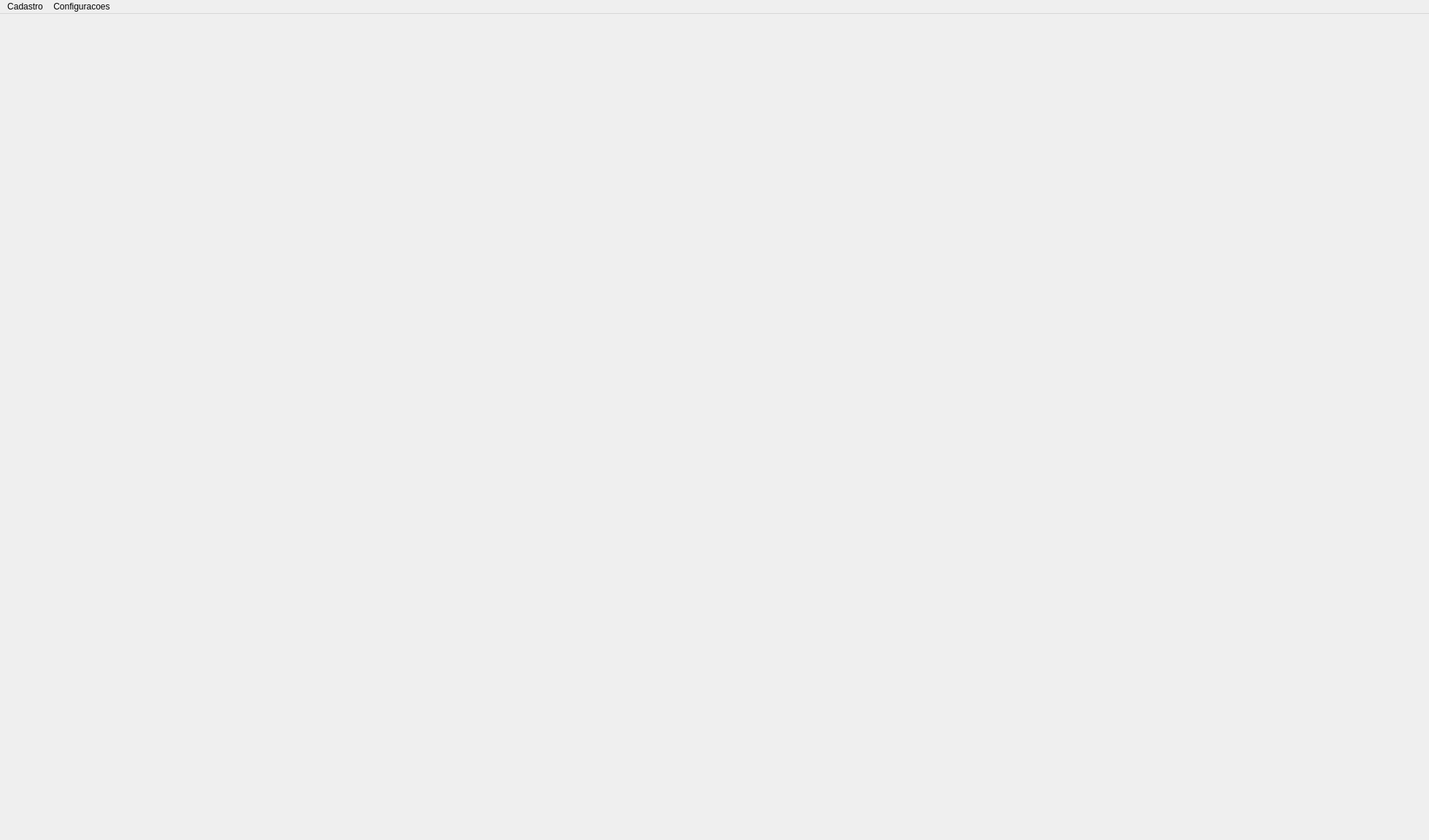
<?xml version="1.0" encoding="UTF-8"?>
<ui version="4.0">
 <class>MainWindow</class>
 <widget class="QMainWindow" name="MainWindow">
  <property name="enabled">
   <bool>true</bool>
  </property>
  <property name="geometry">
   <rect>
    <x>0</x>
    <y>0</y>
    <width>1958</width>
    <height>1151</height>
   </rect>
  </property>
  <property name="sizePolicy">
   <sizepolicy hsizetype="Ignored" vsizetype="Ignored">
    <horstretch>0</horstretch>
    <verstretch>0</verstretch>
   </sizepolicy>
  </property>
  <property name="windowTitle">
   <string>MainWindow</string>
  </property>
  <widget class="QWidget" name="centralwidget">
   <layout class="QHBoxLayout" name="horizontalLayout_2">
    <property name="spacing">
     <number>0</number>
    </property>
    <property name="leftMargin">
     <number>0</number>
    </property>
    <property name="topMargin">
     <number>0</number>
    </property>
    <property name="rightMargin">
     <number>0</number>
    </property>
    <property name="bottomMargin">
     <number>0</number>
    </property>
    <item>
     <widget class="QFrame" name="frame">
      <property name="enabled">
       <bool>true</bool>
      </property>
      <property name="sizePolicy">
       <sizepolicy hsizetype="Ignored" vsizetype="Ignored">
        <horstretch>0</horstretch>
        <verstretch>0</verstretch>
       </sizepolicy>
      </property>
      <property name="styleSheet">
       <string notr="true">color: rgb(70, 0, 0);</string>
      </property>
      <property name="frameShape">
       <enum>QFrame::NoFrame</enum>
      </property>
      <layout class="QHBoxLayout" name="horizontalLayout">
       <property name="spacing">
        <number>0</number>
       </property>
       <property name="leftMargin">
        <number>0</number>
       </property>
       <property name="topMargin">
        <number>0</number>
       </property>
       <property name="bottomMargin">
        <number>0</number>
       </property>
       <item>
        <widget class="QLabel" name="label">
         <property name="sizePolicy">
          <sizepolicy hsizetype="Ignored" vsizetype="Ignored">
           <horstretch>0</horstretch>
           <verstretch>0</verstretch>
          </sizepolicy>
         </property>
         <property name="text">
          <string/>
         </property>
         <property name="pixmap">
          <pixmap>../../../../Downloads/UpscaleImage_1_20240722.jpeg</pixmap>
         </property>
         <property name="scaledContents">
          <bool>false</bool>
         </property>
         <property name="textInteractionFlags">
          <set>Qt::NoTextInteraction</set>
         </property>
        </widget>
       </item>
      </layout>
     </widget>
    </item>
   </layout>
  </widget>
  <widget class="QMenuBar" name="menubar">
   <property name="geometry">
    <rect>
     <x>0</x>
     <y>0</y>
     <width>1958</width>
     <height>21</height>
    </rect>
   </property>
   <widget class="QMenu" name="menuCadastro">
    <property name="title">
     <string>Cadastro</string>
    </property>
    <addaction name="actionSolicitantes"/>
    <addaction name="actionConsultar_laudo_2"/>
   </widget>
   <widget class="QMenu" name="menuConfigura_es">
    <property name="title">
     <string>Configuracoes</string>
    </property>
    <addaction name="actionFatores_vari_veis"/>
    <addaction name="actionSobre"/>
   </widget>
   <addaction name="menuCadastro"/>
   <addaction name="menuConfigura_es"/>
  </widget>
  <action name="actionPropriedade">
   <property name="text">
    <string>Propriedade</string>
   </property>
  </action>
  <action name="actionAmostra">
   <property name="text">
    <string>Amostra</string>
   </property>
  </action>
  <action name="actionGerar_laudo">
   <property name="text">
    <string>Gerar laudo</string>
   </property>
  </action>
  <action name="actionConsultar_laudo">
   <property name="text">
    <string>Consultar laudo</string>
   </property>
  </action>
  <action name="actionGr_ficos">
   <property name="text">
    <string>Graficos</string>
   </property>
  </action>
  <action name="actionFatores_vari_veis">
   <property name="text">
    <string>Fatores variaveis</string>
   </property>
  </action>
  <action name="actionPessoa_F_sica">
   <property name="text">
    <string>Pessoa Física</string>
   </property>
  </action>
  <action name="actionPessoa_Jur_dica">
   <property name="text">
    <string>Pessoa Jurídica</string>
   </property>
  </action>
  <action name="actionSolicitantes">
   <property name="text">
    <string>Solicitantes</string>
   </property>
  </action>
  <action name="actionSobre">
   <property name="text">
    <string>Sobre</string>
   </property>
  </action>
  <action name="actionConsultar_laudo_2">
   <property name="text">
    <string>Consultar laudo</string>
   </property>
  </action>
 </widget>
 <resources/>
 <connections/>
</ui>
